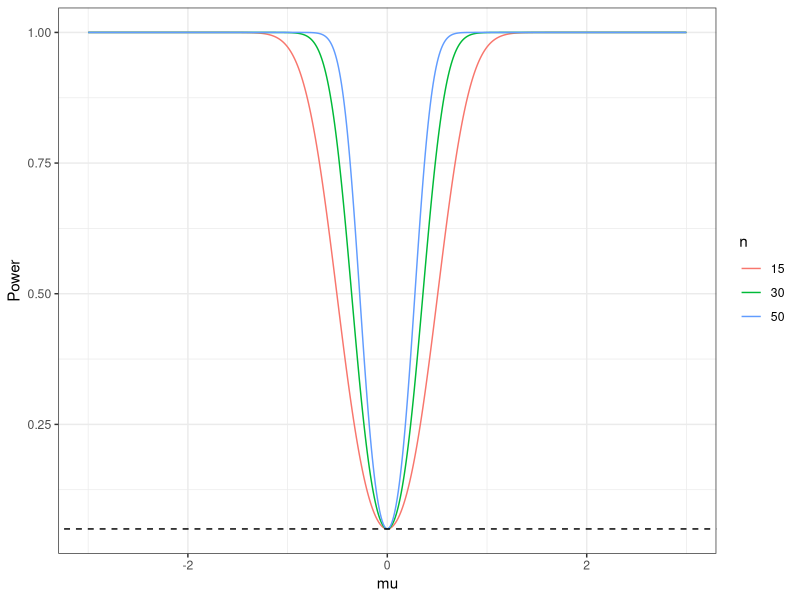
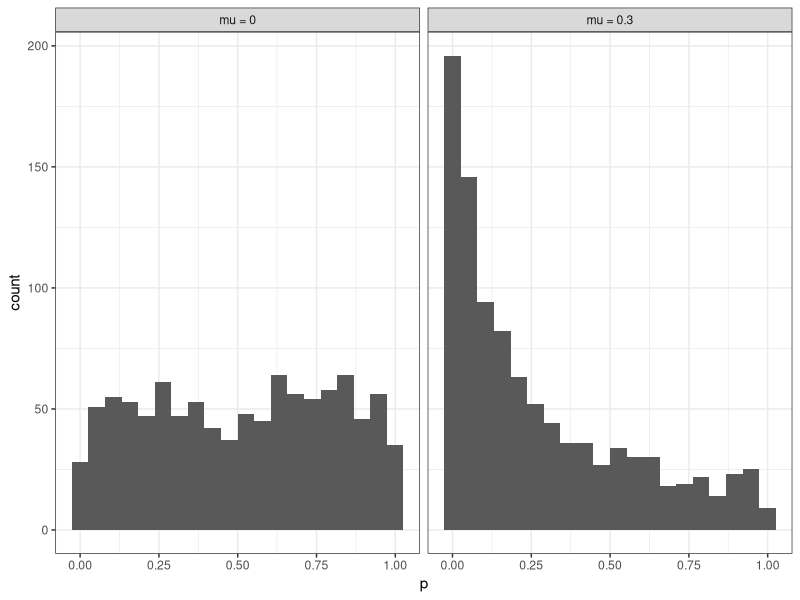

Reproduce these figures in R, in order.
## ---- chunk 1
library(tidyverse)
mu <- seq(-3, 3, 0.01)
z_a2 <- 1.96
s <- 1
beta <- c()
for(n in c(15, 30, 50)){
  beta <- c(beta, 1 - pnorm(z_a2 - mu/(s/sqrt(n))) + pnorm(-z_a2 - mu/(s/sqrt(n))))
}

data.frame(beta, n = as.factor(rep(c(15, 30, 50), each=length(mu))), 
           mu = rep(mu, 3)) |>
  ggplot(aes(x = mu, y = beta, color = n)) +
  geom_line() +
  geom_abline(slope = 0, intercept = 0.05, lty = 2) +
  theme_bw() +
  labs(y = "Power")

## ---- chunk 2
p_vals_0 <- rep(NA, 1000)
mu <- 0
for(i in 1:1000){
  x <- rnorm(20, mu, 1)
  p_vals_0[i] <- 2*pnorm(abs(mean(x)*sqrt(20)), lower.tail=F)
}

p_vals_1 <- rep(NA, 1000)
mu <- 0.3
for(i in 1:1000){
  x <- rnorm(20, mu, 1)
  p_vals_1[i] <- 2*pnorm(abs(mean(x)*sqrt(20)), lower.tail=F)
}

data.frame(p = c(p_vals_0, p_vals_1),
           mu = paste0("mu = ", rep(c(0, 0.3), each=1000))) |>
  ggplot(aes(x = p)) +
  geom_histogram(bins = 20) +
  theme_bw() +
  facet_wrap(~mu)
